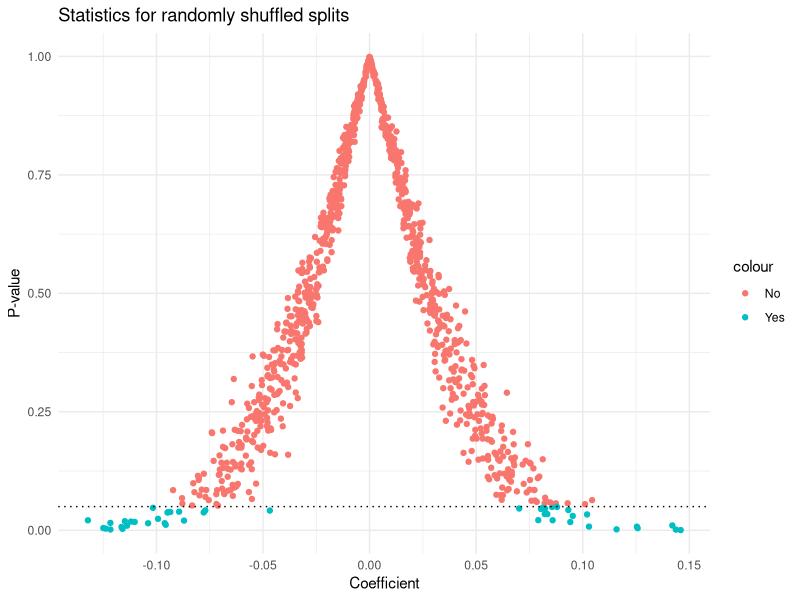

Write R code to recreate this figure.
## ---- chunk 1
#| echo: true
#| message: false
#| warning: false
# Sean Trott
# Code to demonstrate p-hacking

library(tidyverse)

# set seed for reproducibility
set.seed(1)

# Parameters
X_MEAN = sample(1:1000, 1)
X_SD = sample(1:10, 1)
Y_MEAN = sample(1:1000, 1)
Y_SD = sample(1:10, 1)
SUBGROUP_SIZE = 50
NUM_HACKS = 1000

# Generate data
x = rnorm(1000, mean=X_MEAN, sd=X_SD)
y = rnorm(1000, mean=Y_MEAN, sd=Y_SD)


test_coef = c()
test_p = c()
size_v = c()
for (i in c(1:NUM_HACKS)) {
  new_x = sample(x, SUBGROUP_SIZE)
  new_y = sample(y, SUBGROUP_SIZE)
  new_test = summary(lm(new_y ~ new_x))
  test_coef[i] = new_test$coefficients[2]
  test_p[i] = new_test$coefficients[8]
  size_v[i] = SUBGROUP_SIZE
}

d = data.frame(coef = test_coef,
               p = test_p)

d$colour<-ifelse(d$p<0.05, "Yes", "No")

plot<- d %>%
  ggplot(aes(x = test_coef,
             y = test_p, 
             colour=colour)) +
  geom_point() +
  geom_hline(yintercept = .05, linetype = "dotted") +
  labs(x = "Coefficient",
       y = "P-value",
       title = "Statistics for randomly shuffled splits") +
  theme_minimal()
## ---- chunk 2
#| echo: false
plot
